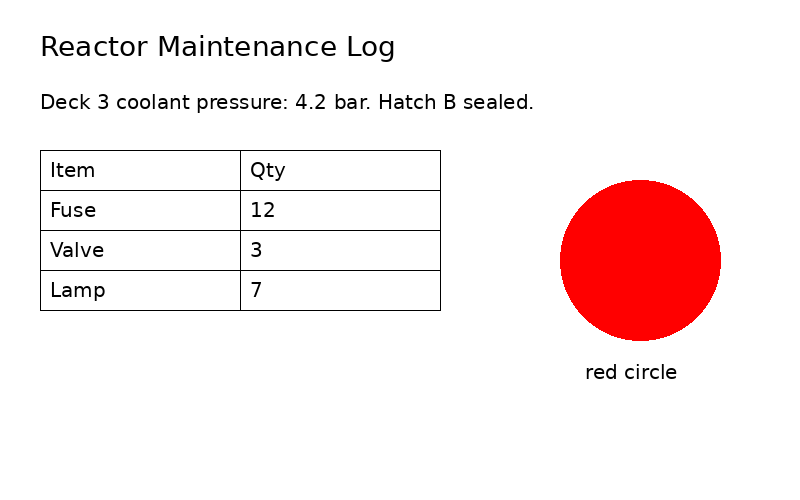
#> input picture bench/test-page.png, 800 x 500 px
$ python ps1_preview.py ../../bench
#> lines starting #> are read from the running program, lines starting #| are printed output that depends on the picture
#!/usr/bin/env python3
"""ps1_preview: PS1-style preview for every <name>.png under a directory -> <name>_ps1.png next to it.
Box-downscale to 256x256, 4x4 ordered (Bayer) dither to 15-bit RGB555 like the PS1 GPU, quantize to 64 colours
(no further dither), upscale x2 nearest. Needs Pillow; run without host installs:
  uvx --with pillow==12.3.0 python comfyui/sweeps/ps1_preview.py ~/llm/comfyui/output/krea-sweep [--size 256 --colors 64 --scale 2]"""
import argparse, pathlib
from PIL import Image

BAYER = [[0, 8, 2, 10], [12, 4, 14, 6], [3, 11, 1, 9], [15, 7, 13, 5]]


def ps1(src, size, colors, scale):
#> called with size = 256, colors = 64, scale = 2
    im = Image.open(src).convert("RGB").resize((size, size), Image.BOX)
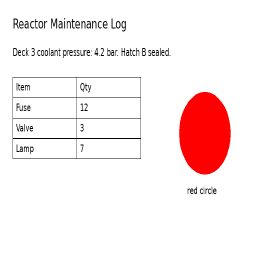
#> im: PIL image 256x256 RGB; mean R, G, B 249.6, 236.7, 236.7
    px = im.load()
    for y in range(size):
        for x in range(size):
            off = BAYER[y & 3][x & 3] / 2  # 0..7.5 before truncating to RGB555 steps of 8
            px[x, y] = tuple(min(255, max(0, int(c + off))) & 0xF8 for c in px[x, y])
    im = im.quantize(colors=colors, method=Image.Quantize.MEDIANCUT, dither=Image.Dither.NONE).convert("RGB")
    return im.resize((size * scale, size * scale), Image.NEAREST)
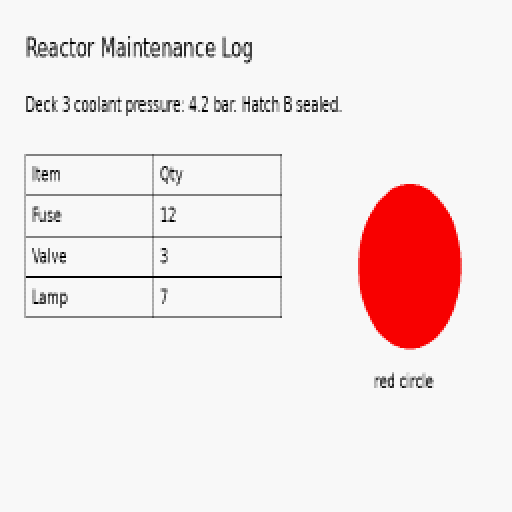
#> returned value: PIL image 512x512 RGB; mean R, G, B 242.9, 230.3, 230.3


def main():
    ap = argparse.ArgumentParser(); ap.add_argument("dir"); ap.add_argument("--size", type=int, default=256)
    ap.add_argument("--colors", type=int, default=64); ap.add_argument("--scale", type=int, default=2)
    ap.add_argument("--force", action="store_true"); a = ap.parse_args(); n = 0
    for p in sorted(pathlib.Path(a.dir).expanduser().rglob("*.png")):
        if p.stem.endswith("_ps1") or p.parent.name == "warmup": continue
        out = p.with_name(p.stem + "_ps1.png")
        if out.exists() and not a.force: continue
        ps1(p, a.size, a.colors, a.scale).save(out); n += 1
    print(f"{n} previews written")


if __name__ == "__main__":
    main()
